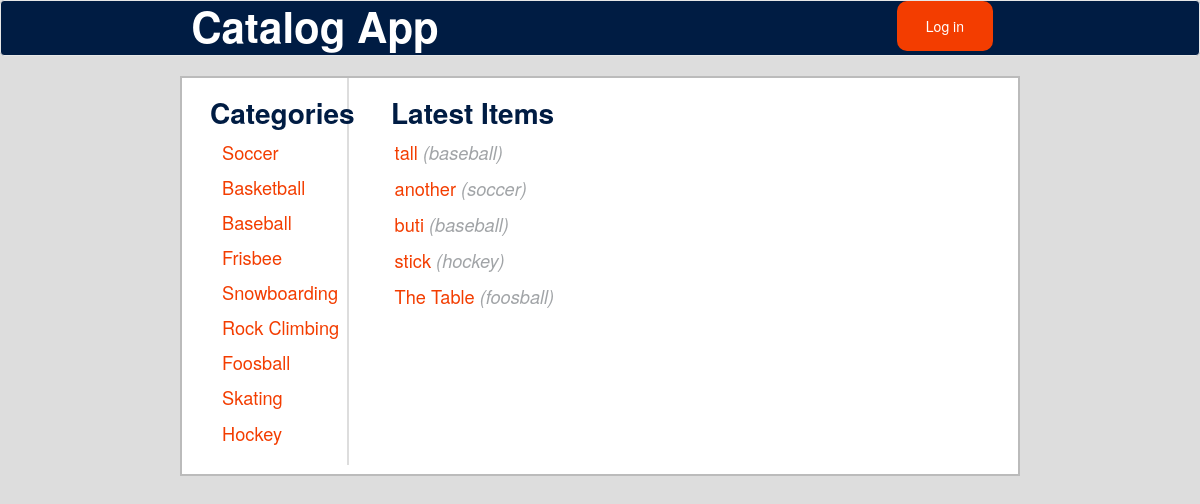
Before: / with the older database file.
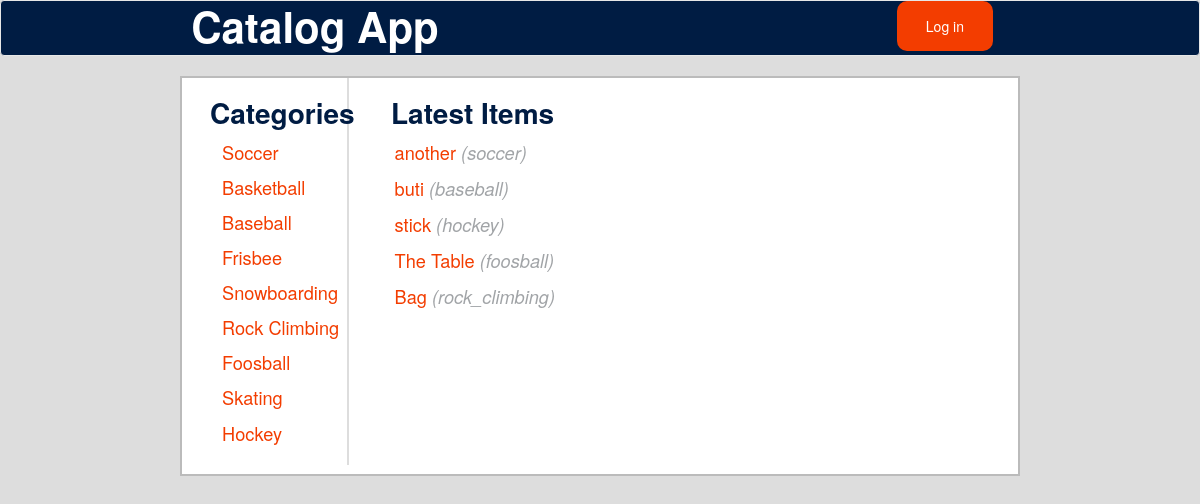
After: the same page with the newer database file.
### database_setup.py (models this page shows)
class Items(Base):
    __tablename__ = 'items'
    id = Column(Integer, primary_key=True)
    title = Column(String(64), nullable=False)
    description = Column(String(250), nullable=False)
    category = Column(String(64), nullable=False)

### main.py (the view)
@app.route('/', methods=['GET','POST'])
def Home():
    latest_items = db_session.query(Items).order_by(Items.id.desc()).limit(5)
    if request.method == 'POST':
        pass
    return render_template('index.html', latest_items = latest_items)

### main.py (called while the page is built)
@app.teardown_request
def remove_session(ex=None):
    db_session.remove()

### templates/index.html (shortened to what this page needs)
{% extends "bootstrap/base.html" %}
{% block styles %}
{{super()}}
<link rel="stylesheet" href="{{ url_for('static', filename='styles.css') }}">
<link rel="stylesheet" href="{{ url_for('static', filename='nav.css') }}">
{% endblock %}
{% block body %}
<div class="outer_container">
    {% include 'nav.html' %}
    <div class="main_catalog">
        <div class="left">
            <h2 class="catalog_heading heading_1">Categories</h2>
            <ul class="categories_list">
                <li><a href="{{ url_for('ItemsByCategory', category_name = 'soccer')}}">Soccer</a></li>
                <li><a href="{{ url_for('ItemsByCategory', category_name = 'basketball')}}">Basketball</a></li>
                <li><a href="{{ url_for('ItemsByCategory', category_name = 'baseball')}}">Baseball</a></li>
                <li><a href="{{ url_for('ItemsByCategory', category_name = 'frisbee')}}">Frisbee</a></li>
                <li><a href="{{ url_for('ItemsByCategory', category_name = 'snowboarding')}}">Snowboarding</a></li>
                <li><a href="{{ url_for('ItemsByCategory', category_name = 'rock_climbing')}}">Rock Climbing</a></li>
                <li><a href="{{ url_for('ItemsByCategory', category_name = 'foosball')}}">Foosball</a></li>
                <li><a href="{{ url_for('ItemsByCategory', category_name = 'skating')}}">Skating</a></li>
                <li><a href="{{ url_for('ItemsByCategory', category_name = 'hockey')}}">Hockey</a></li>
            </ul>
        </div>
        <div class="right">
                <h2 class="catalog_heading heading_2" class="add_new_item">Latest Items</h2>
                <ul class="latest_items_list">
                    {% for item in latest_items %}
                    <li><a href={{url_for('SpecificItem', category_name = item.category, item_name=item.title)}}>{{item.title}}</a><span class="category_subtle"> ({{item.category}})</span></li>
                    {% endfor %}
                </ul>
            </div>
    </div>
{% endblock %}

### templates/nav.html
<nav class="navbar navbar-default item_catalog_nav">
    <div class="container-fluid">
    <div class="navbar-header">
        <a class="navbar-brand" id="item_catalog_brand" href="{{ url_for('Home') }}">Catalog App</a>
    </div>
        <ul class="nav navbar-nav navbar-right item_catalog_login_button">
            <li>
                {% if current_user.is_authenticated %}
                <a href=" {{ url_for('Logout') }}" class="login_color">Log out</a>
                {% else %}
                <a href=" {{ url_for('Login') }}" class="login_color">Log in</a>
                {% endif %}
            </li>
        </ul>
</nav>

### static/styles.css (style rules this page uses)
.outer_container { height: 100vh; width: 100vw; background:#DDDDDD; }
.main_catalog { width:70vw; background: white; margin: 20px auto; min-height: 50vh; border: 2px solid #BBBBBB; overflow: scroll; }
.main_catalog .left { float: left; width: 20%; border-right: 2px solid #DDDDDD; }
.main_catalog .right { float: right; width:80%; padding-left: 5%; }
.catalog_heading { color: #001C43; font-weight: bold; font-size: 2em; }
.left li, .right li { list-style: none; padding: 0; }
a { color: #F33D00; }
.heading_1 { padding-left: 1em; }
.categories_list li { padding-bottom: .5em; font-size: 1.3em; }
.latest_items_list li { font-size: 1.3em; margin-left: -2em; margin-bottom: 0.5em; }
.category_subtle { color: #A1A4A7; font-style: italic; }

### static/nav.css (style rules this page uses)
.item_catalog_nav { background: #001C43; height: 4em; }
#item_catalog_brand { color: white; font-weight: bold; font-size: 3em; }
.navbar-header { padding-left: 15%; }
.item_catalog_login_button { border: none; width: 8em; margin-right: 15%; }
.item_catalog_login_button li { background: #F33D00; padding: 0 1em; border-radius: 10px; text-align: center; color: white; }
.login_color { color: white !important; }

Changed rows visible on the page:
removed Items: title "tall", category "baseball"
now on this page (row unchanged): Items: title "Bag", category "rock_climbing"
